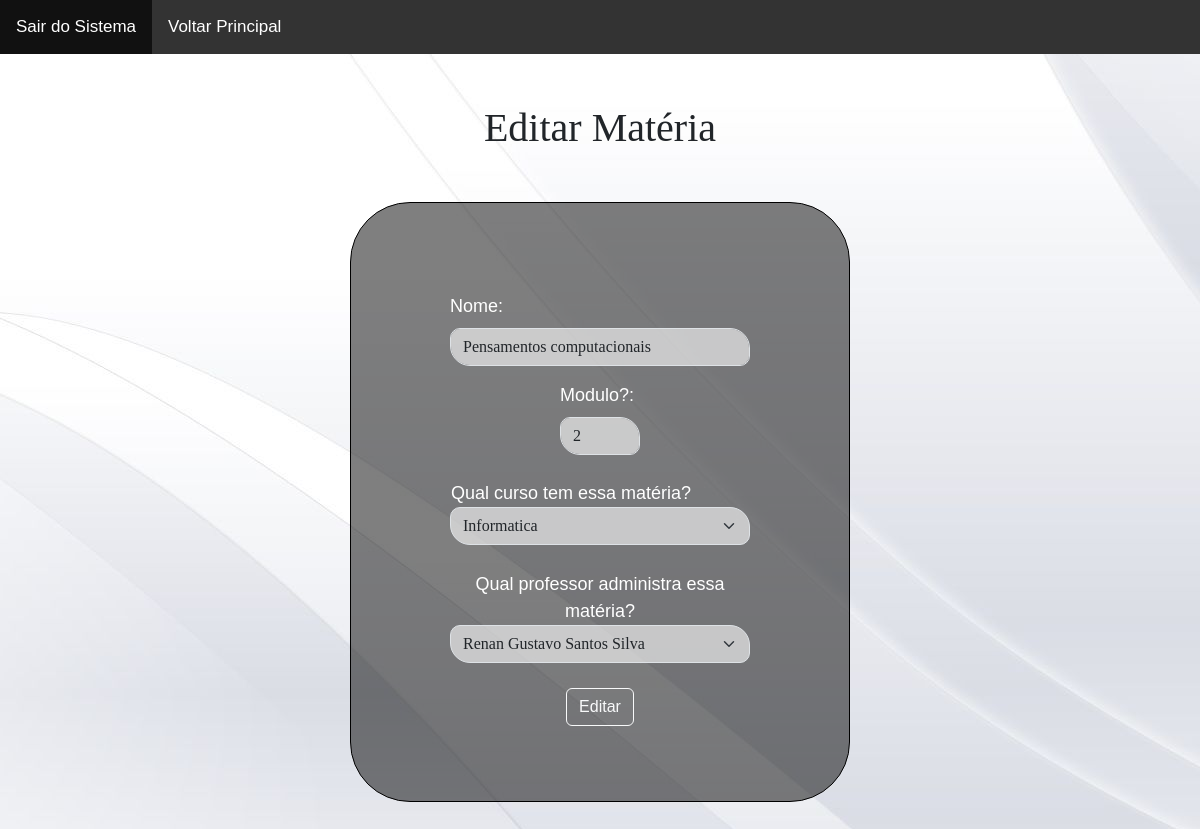
The page /edit_materia.php?codigo=15 on the database its author committed.
### tables this page shows
CREATE TABLE `materia` (
  `codigo` int(11) NOT NULL,
  `nome` varchar(50) DEFAULT NULL,
  `cu_nome` varchar(60) DEFAULT NULL,
  `prof_nome` varchar(60) DEFAULT NULL,
  `cu_mod` int(2) DEFAULT NULL
);

### edit_materia.php (the view, shortened to what this page needs)
<?php
	include_once ("conexao.php");
	$codigo = filter_input(INPUT_GET, 'codigo', FILTER_SANITIZE_NUMBER_INT);
	$sql = "SELECT * FROM materia WHERE codigo = '$codigo'";
	$comando = mysqli_query($conn, $sql);
	$row_materia = mysqli_fetch_assoc($comando);
?>
<!DOCTYPE html>
<html lang="pt-br">
	<head>
		<link href="https://cdn.jsdelivr.net/npm/bootstrap@5.3.0/dist/css/bootstrap.min.css" rel="stylesheet">
	</head>
	<body>
	<ul>
		<li><a href = "sair.php">Sair do Sistema</a></li>
		<li><a href = "principal.php">Voltar Principal</a></li>
	</ul>
		<center><h1>Editar Matéria</h1>
		<div class="form1">
			<form method ="POST" id="form_1" action="proc_edit_materia.php">
			<div class="alinhar">
				<div class="label">
					<div class="mb-3">
						<label for="formGroupExampleInput" class="form-label">Nome:</label>
						<input type="text" name="nome" class="form-control" id="formGroupExampleInput" value="<?php echo $row_materia['nome'] ?>">
					</div>
						<div class="modulo">
							<label for="formGroupExampleInput" class="form-label">Modulo?: </label>
							<INput type="number" name="cu_mod" class="form-control" id="formGroupExampleInput" value="<?php echo $row_materia['cu_mod']?>"><br>
						</div>
				</div>
				<?php
					$sql = "SELECT cu_nome FROM cursos";
					$resultado = mysqli_query($conn,$sql) or die(mysql_error()."<br>Erro ao executar a inserção dos dados");
					if (mysqli_num_rows($resultado)!=0){
					echo "<div class='label2'> <label id='ajust'> Qual curso tem essa matéria?</label></div>";
					echo '<div class="cb_sql"><select class="form-select" aria-label="Default select example" name="cu_nome" id="formGroupExampleInput"> "Escolha o curso"
					<option value="" selected="selected"> '. $row_materia['cu_nome'] . '</option></div>';
					}
				?><br>
				<?php
					$sql = "SELECT nome FROM professor";
					$resultado = mysqli_query($conn,$sql) or die(mysql_error()."<br>Erro ao executar a inserção dos dados");
						if (mysqli_num_rows($resultado)!=0){
					echo "<div class='label2'> <label>Qual professor administra essa matéria?</label></div>";
					echo '<div class="teste"><select class="form-select" aria-label="Default select example" name="prof_nome" id="formGroupExampleInput"> "Escolha o professor"
					<option value=" " selected="selected">'. $row_materia['prof_nome'] . '</option></div>';
					}
				?> <br>
					<div class="botao">
						<input type="submit" class="btn btn-outline-light" value="Editar">
					</div>
			</div>
				</form>
		</div>
</body>
</html>

### edit_materia.php (style rules this page uses)
* { box-sizing: border-box; margin: 0; padding: 0; }
body, html { width: 100%; }
body { background-color: beige; font-family: Arial, Helvetica, sans-serif; font-size:17px; background-image: url("f_ca ad.jpg"); }
label { font-size:18px; float:left; }
#ajust { margin-left: 100px; }
ul { list-style-type: none; margin: 0; padding: 0; overflow: hidden; background-color: #333; }
li { float: left; }
li a { display: block; color: white; text-align: center; padding: 14px 16px; text-decoration: none; }
.cb_sql { width: 300px; }
.label { width: 300px; margin-top:30px; color:white; }
.label2 { color:white; }
#formGroupExampleInput { border-radius: 10px 20px; background-color:rgba(255, 255, 255, 0.6); font-family:arial black; }
.form1 { width:800px; margin-top: 50px; }
h1 { margin-top:50px; text-align:center; font-family:Arial black; }
#form_1 { border-radius: 60px 60px; border: 1px solid black; width: 500px; height: 600px; margin-bottom:50px; background-color:rgba(0, 0, 0, 0.5); }
.modulo { width:80px; }
.botao { margin-bottom: 30px; }
.alinhar { margin-top:90px; }

### rows shown on the page
materia: nome "Pensamentos computacionais", cu_mod "2", cu_nome "Informatica", prof_nome "Renan Gustavo Santos Silva"
